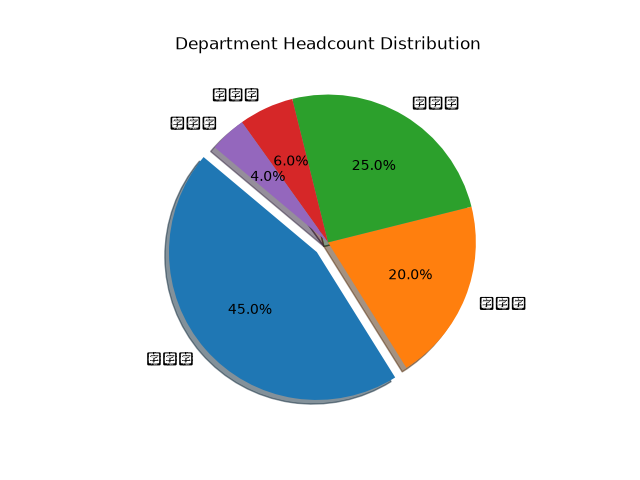

Source code (Python):
import matplotlib.pyplot as plt

departments = ["研发部", "市场部", "销售部", "人事部", "财务部"]
sizes = [45, 20, 25, 6, 4]
explode = (0.1, 0, 0, 0, 0)  # 突出显示研发部

plt.pie(
    sizes,
    explode=explode,
    labels=departments,
    autopct="%1.1f%%",
    shadow=True,
    startangle=140,
)
plt.title("Department Headcount Distribution")
plt.show()
